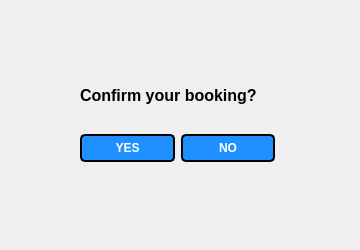
<?xml version="1.0" encoding="UTF-8"?>
<ui version="4.0">
 <class>PaymentConfirmation</class>
 <widget class="QDialog" name="PaymentConfirmation">
  <property name="geometry">
   <rect>
    <x>0</x>
    <y>0</y>
    <width>360</width>
    <height>250</height>
   </rect>
  </property>
  <property name="windowTitle">
   <string>Booking Confirmation</string>
  </property>
  <property name="styleSheet">
   <string notr="true">QPushButton {
  background-color: #1E90FF;
  color: white;
  border-radius: 5px;
  padding: 5px;
  font-weight: bold;
  border: 2px solid black;
}

QPushButton:hover {
  background-color: rgb(166, 98, 200);
  font-style: italic;
  border: 2px solid white;
  color:black;
}

QPushButton:pressed {
  background-color: #008080;
  font-weight: bold;
  color: white;
  border: 2px solid white;
}
</string>
  </property>
  <widget class="QLabel" name="label">
   <property name="geometry">
    <rect>
     <x>80</x>
     <y>80</y>
     <width>221</width>
     <height>31</height>
    </rect>
   </property>
   <property name="font">
    <font>
     <pointsize>12</pointsize>
     <bold>true</bold>
    </font>
   </property>
   <property name="text">
    <string>Confirm your booking?</string>
   </property>
  </widget>
  <widget class="QWidget" name="layoutWidget">
   <property name="geometry">
    <rect>
     <x>80</x>
     <y>130</y>
     <width>195</width>
     <height>36</height>
    </rect>
   </property>
   <layout class="QHBoxLayout" name="horizontalLayout">
    <item alignment="Qt::AlignVCenter">
     <widget class="QPushButton" name="pushButton_confirmation_yes">
      <property name="text">
       <string>YES</string>
      </property>
     </widget>
    </item>
    <item>
     <widget class="QPushButton" name="pushButton_confirmation_no">
      <property name="text">
       <string>NO</string>
      </property>
     </widget>
    </item>
   </layout>
  </widget>
 </widget>
 <resources/>
 <connections/>
</ui>
